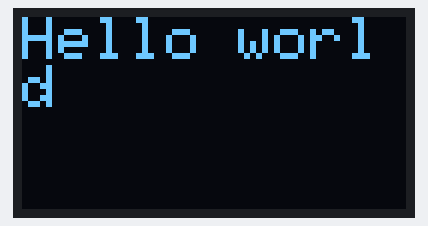
Bench run of a sketch on a simulated Arduino Uno, built with avr-gcc and run on an emulated ATmega328P. Parts: 128×64 one-colour display.

Above: at 0.1 s.

The sketch:

sketch_jan23a.ino
```cpp
#include <Adafruit_GFX.h>
#include <Adafruit_SSD1306.h>

#define SCREEN_WIDTH 128
#define SCREEN_HEIGHT 64

// SPI pin mapping (Arduino Uno / Nano)
#define OLED_MOSI   18
#define OLED_CLK    19
#define OLED_DC     9
#define OLED_CS     10
#define OLED_RESET  8

Adafruit_SSD1306 display(SCREEN_WIDTH, SCREEN_HEIGHT,
                         OLED_MOSI,
                         OLED_CLK,
                         OLED_DC,
                         OLED_RESET,
                         OLED_CS);


void setup() {
  // Initialize display
  if (!display.begin(SSD1306_SWITCHCAPVCC)) {
    while (1); // stop if OLED not detected
  }

 display.clearDisplay();       // clear old pixels
display.setCursor(0, 0);      // set top-left
display.setTextSize(2);       // choose size
display.setTextColor(SSD1306_WHITE);
display.println("Hello world");
display.println("");
display.display();
}

void loop() {
  // nothing needed
}
```
